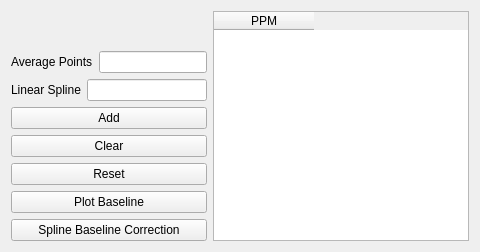
          <widget class="QWidget" name="splineBaselineTab">
           <attribute name="title">
            <string/>
           </attribute>
           <layout class="QGridLayout" name="gridLayout_34">
            <item row="0" column="0">
             <layout class="QVBoxLayout" name="verticalLayout_24">
              <item>
               <spacer name="verticalSpacer_13">
                <property name="orientation">
                 <enum>Qt::Vertical</enum>
                </property>
                <property name="sizeHint" stdset="0">
                 <size>
                  <width>20</width>
                  <height>40</height>
                 </size>
                </property>
               </spacer>
              </item>
              <item>
               <layout class="QGridLayout" name="gridLayout_33">
                <item row="0" column="0" colspan="2">
                 <widget class="QLabel" name="label_99">
                  <property name="text">
                   <string>Average Points</string>
                  </property>
                 </widget>
                </item>
                <item row="0" column="2">
                 <widget class="QLineEdit" name="averagePoints">
                  <property name="alignment">
                   <set>Qt::AlignRight|Qt::AlignTrailing|Qt::AlignVCenter</set>
                  </property>
                 </widget>
                </item>
                <item row="1" column="0">
                 <widget class="QLabel" name="label_98">
                  <property name="text">
                   <string>Linear Spline</string>
                  </property>
                 </widget>
                </item>
                <item row="1" column="1" colspan="2">
                 <widget class="QLineEdit" name="linearSplinePoints">
                  <property name="alignment">
                   <set>Qt::AlignRight|Qt::AlignTrailing|Qt::AlignVCenter</set>
                  </property>
                 </widget>
                </item>
               </layout>
              </item>
              <item>
               <widget class="QPushButton" name="addSplineBaselineButton">
                <property name="text">
                 <string>Add</string>
                </property>
               </widget>
              </item>
              <item>
               <widget class="QPushButton" name="clearSplineBaselineButton">
                <property name="text">
                 <string>Clear</string>
                </property>
               </widget>
              </item>
              <item>
               <widget class="QPushButton" name="resetSplineBaselineButton">
                <property name="text">
                 <string>Reset</string>
                </property>
               </widget>
              </item>
              <item>
               <widget class="QPushButton" name="plotBaselineButton">
                <property name="text">
                 <string>Plot Baseline</string>
                </property>
               </widget>
              </item>
              <item>
               <widget class="QPushButton" name="correctAllButton">
                <property name="text">
                 <string>Spline Baseline Correction</string>
                </property>
               </widget>
              </item>
             </layout>
            </item>
            <item row="0" column="1">
             <widget class="QTableWidget" name="splineBaselineTW">
              <property name="autoScrollMargin">
               <number>22</number>
              </property>
              <property name="iconSize">
               <size>
                <width>0</width>
                <height>0</height>
               </size>
              </property>
              <property name="rowCount">
               <number>0</number>
              </property>
              <property name="columnCount">
               <number>1</number>
              </property>
              <column>
               <property name="text">
                <string>PPM</string>
               </property>
              </column>
             </widget>
            </item>
           </layout>
          </widget>
